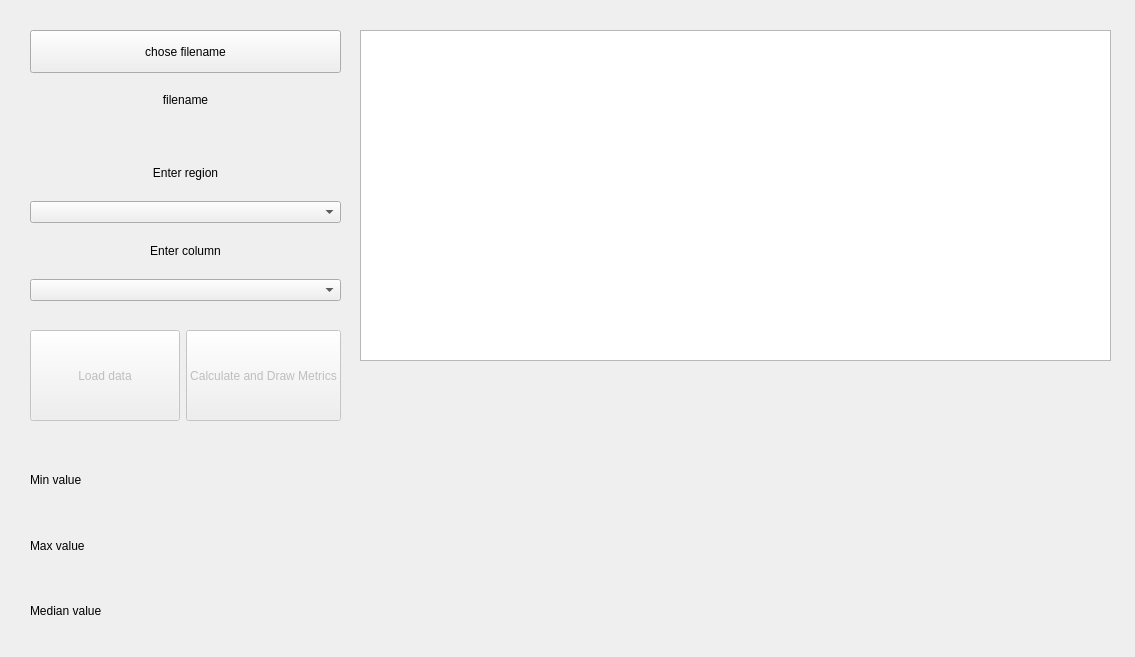
<?xml version="1.0" encoding="UTF-8"?>
<ui version="4.0">
 <class>MainWindow</class>
 <widget class="QMainWindow" name="MainWindow">
  <property name="enabled">
   <bool>true</bool>
  </property>
  <property name="geometry">
   <rect>
    <x>0</x>
    <y>0</y>
    <width>1135</width>
    <height>657</height>
   </rect>
  </property>
  <property name="sizePolicy">
   <sizepolicy hsizetype="Fixed" vsizetype="Fixed">
    <horstretch>0</horstretch>
    <verstretch>0</verstretch>
   </sizepolicy>
  </property>
  <property name="minimumSize">
   <size>
    <width>1135</width>
    <height>657</height>
   </size>
  </property>
  <property name="maximumSize">
   <size>
    <width>1135</width>
    <height>657</height>
   </size>
  </property>
  <property name="windowTitle">
   <string>MainWindow</string>
  </property>
  <widget class="QWidget" name="centralwidget">
   <widget class="QWidget" name="verticalLayoutWidget">
    <property name="geometry">
     <rect>
      <x>30</x>
      <y>30</y>
      <width>311</width>
      <height>91</height>
     </rect>
    </property>
    <layout class="QVBoxLayout" name="verticalLayout">
     <item>
      <widget class="QPushButton" name="btn_choseFileName">
       <property name="sizePolicy">
        <sizepolicy hsizetype="MinimumExpanding" vsizetype="MinimumExpanding">
         <horstretch>0</horstretch>
         <verstretch>0</verstretch>
        </sizepolicy>
       </property>
       <property name="text">
        <string>chose filename</string>
       </property>
      </widget>
     </item>
     <item>
      <widget class="QLabel" name="lbl_filename">
       <property name="sizePolicy">
        <sizepolicy hsizetype="MinimumExpanding" vsizetype="MinimumExpanding">
         <horstretch>0</horstretch>
         <verstretch>0</verstretch>
        </sizepolicy>
       </property>
       <property name="text">
        <string>filename</string>
       </property>
       <property name="alignment">
        <set>Qt::AlignCenter</set>
       </property>
      </widget>
     </item>
    </layout>
   </widget>
   <widget class="QTableWidget" name="tb_widget">
    <property name="geometry">
     <rect>
      <x>360</x>
      <y>30</y>
      <width>751</width>
      <height>331</height>
     </rect>
    </property>
   </widget>
   <widget class="QWidget" name="verticalLayoutWidget_2">
    <property name="geometry">
     <rect>
      <x>30</x>
      <y>150</y>
      <width>311</width>
      <height>151</height>
     </rect>
    </property>
    <layout class="QVBoxLayout" name="verticalLayout_2">
     <item>
      <widget class="QLabel" name="lbl_region">
       <property name="text">
        <string>Enter region</string>
       </property>
       <property name="alignment">
        <set>Qt::AlignCenter</set>
       </property>
      </widget>
     </item>
     <item>
      <widget class="QComboBox" name="box_region"/>
     </item>
     <item>
      <widget class="QLabel" name="lbl_column">
       <property name="text">
        <string>Enter column</string>
       </property>
       <property name="alignment">
        <set>Qt::AlignCenter</set>
       </property>
      </widget>
     </item>
     <item>
      <widget class="QComboBox" name="box_column"/>
     </item>
    </layout>
   </widget>
   <widget class="QWidget" name="horizontalLayoutWidget_2">
    <property name="geometry">
     <rect>
      <x>30</x>
      <y>330</y>
      <width>311</width>
      <height>91</height>
     </rect>
    </property>
    <layout class="QHBoxLayout" name="horizontalLayout_2">
     <item>
      <widget class="QPushButton" name="btn_Load_data">
       <property name="enabled">
        <bool>false</bool>
       </property>
       <property name="sizePolicy">
        <sizepolicy hsizetype="MinimumExpanding" vsizetype="MinimumExpanding">
         <horstretch>0</horstretch>
         <verstretch>0</verstretch>
        </sizepolicy>
       </property>
       <property name="styleSheet">
        <string notr="true"/>
       </property>
       <property name="text">
        <string>Load data</string>
       </property>
      </widget>
     </item>
     <item>
      <widget class="QPushButton" name="btn_calc_metrics">
       <property name="enabled">
        <bool>false</bool>
       </property>
       <property name="sizePolicy">
        <sizepolicy hsizetype="MinimumExpanding" vsizetype="MinimumExpanding">
         <horstretch>0</horstretch>
         <verstretch>0</verstretch>
        </sizepolicy>
       </property>
       <property name="styleSheet">
        <string notr="true"/>
       </property>
       <property name="text">
        <string>Calculate and Draw Metrics</string>
       </property>
      </widget>
     </item>
    </layout>
   </widget>
   <widget class="QWidget" name="verticalLayoutWidget_4">
    <property name="geometry">
     <rect>
      <x>30</x>
      <y>450</y>
      <width>311</width>
      <height>191</height>
     </rect>
    </property>
    <layout class="QVBoxLayout" name="verticalLayout_4">
     <item>
      <widget class="QLabel" name="lbl_min">
       <property name="text">
        <string>Min value</string>
       </property>
      </widget>
     </item>
     <item>
      <widget class="QLabel" name="lbl_max">
       <property name="text">
        <string>Max value</string>
       </property>
      </widget>
     </item>
     <item>
      <widget class="QLabel" name="lbl_median">
       <property name="text">
        <string>Median value</string>
       </property>
      </widget>
     </item>
    </layout>
   </widget>
   <widget class="QLabel" name="lbl_graphic">
    <property name="geometry">
     <rect>
      <x>368</x>
      <y>385</y>
      <width>741</width>
      <height>251</height>
     </rect>
    </property>
    <property name="text">
     <string/>
    </property>
   </widget>
  </widget>
 </widget>
 <resources/>
 <connections/>
</ui>
